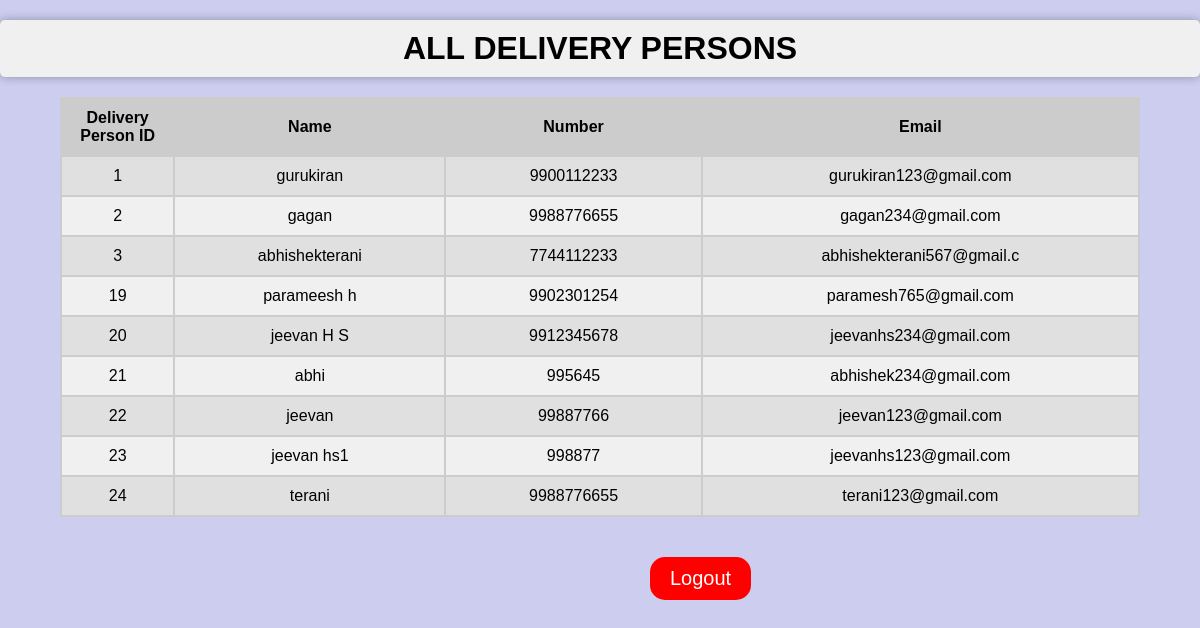
The app's page /total_deliveryperson.php with its own data.
### tables this page shows
CREATE TABLE `seller_information_1` (
  `delivery_person_id` int(100) NOT NULL,
  `name` varchar(20) NOT NULL,
  `Number` bigint(10) NOT NULL,
  `Email` varchar(25) NOT NULL,
  `password` varchar(25) NOT NULL,
  `train_name` varchar(20) NOT NULL
);

### total_deliveryperson.php (the view, shortened to what this page needs)
<!DOCTYPE html>
<html>
<head>
</head>
<body>
    <h1>ALL DELIVERY PERSONS</h1>
    <?php
    $conn = mysqli_connect('localhost', 'root', '', 'customer_details');
    $query = "select * from seller_information_1";
    $data = mysqli_query($conn, $query);
    $total = mysqli_num_rows($data);
    if ($total != 0) {
    ?>
        <table class="table">
            <tr>
                <th width="2%">Delivery Person ID</th>
                <th width="10%">Name</th>
                <th width="10%">Number</th>
                <th width="15%">Email</th>
            </tr>
            <?php
            while ($result = mysqli_fetch_assoc($data)) {
                echo "<tr>
                <td>" . $result["delivery_person_id"] . "</td>
                <td>" . $result["name"] . "</td>
                <td>" . $result["Number"] . "</td>
                <td>" . $result["Email"] . "</td>
                </tr>";
            }
            ?>
        </table>
    <?php
    } else {
        echo "<h1>No Delivery Persons Found</h1>";
    }
    ?>
    <a href="logout1.php" class="logout-button">Logout</a>
</body>
</html>

### total_deliveryperson.php (style rules this page uses)
body { background-color: #cccdef; font-family: Arial, sans-serif; margin: 0; padding: 0; }
h1 { color: black; font-family: Century, sans-serif; font-weight: bold; margin: 20px 0 0 0; text-align: center; background-color: #f0f0f0; padding: 10px; border-radius: 5px; box-shadow: 0px 0px 10px rgba(0, 0, 0, 0.3); }
.table { background-color: #f0f0f0; color: black; margin: 20px auto; width: 90%; border-collapse: collapse; }
.table th, .table td { border: 2px solid #ccc; padding: 10px; text-align: center; }
.table th { background-color: #cccccc; font-weight: bold; }
.table tr:nth-child(even) { background-color: #e0e0e0; }
.table tr:nth-child(odd) { background-color: #f0f0f0; }
.logout-button { background-color: red; color: white; border: none; font-size: 20px; border-radius: 15px; padding: 10px 20px; text-decoration: none; display: inline-block; margin: 20px 50px 0 650px; }

### records on screen
seller_information_1: delivery_person_id "1", name "gurukiran", Number "9900112233", Email "gurukiran123@gmail.com"
seller_information_1: delivery_person_id "2", name "gagan", Number "9988776655", Email "gagan234@gmail.com"
seller_information_1: delivery_person_id "3", name "abhishekterani", Number "7744112233", Email "abhishekterani567@gmail.c"
seller_information_1: delivery_person_id "19", name "parameesh h", Number "9902301254", Email "paramesh765@gmail.com"
seller_information_1: delivery_person_id "20", name "jeevan H S", Number "9912345678", Email "jeevanhs234@gmail.com"
seller_information_1: delivery_person_id "21", name "abhi", Number "995645", Email "abhishek234@gmail.com"
seller_information_1: delivery_person_id "22", name "jeevan", Number "99887766", Email "jeevan123@gmail.com"
seller_information_1: delivery_person_id "23", name "jeevan hs1", Number "998877", Email "jeevanhs123@gmail.com"
seller_information_1: delivery_person_id "24", name "terani", Number "9988776655", Email "terani123@gmail.com"
